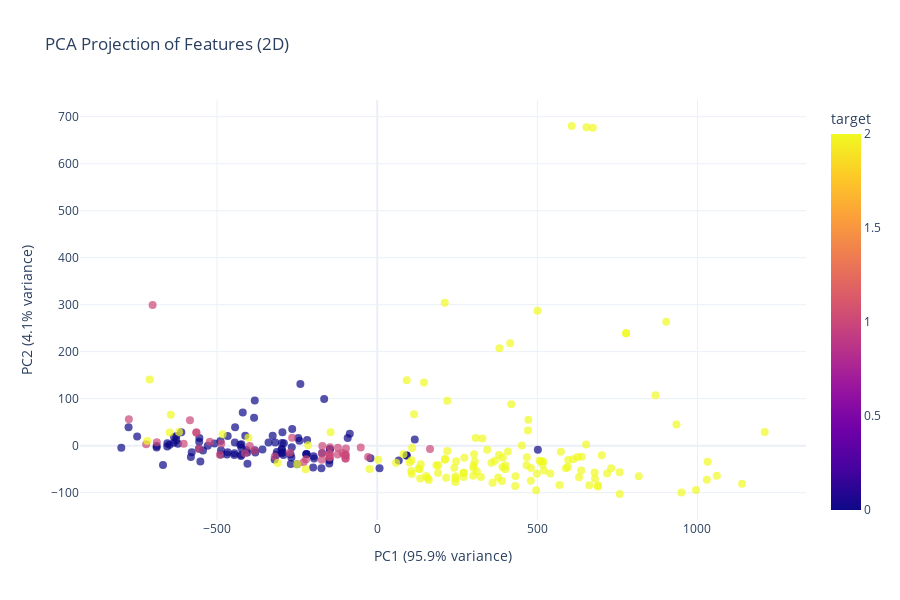

Notebook source saved alongside this figure:
### Markdown cell above
## 10. PCA Visualization

### Code cell
# PCA for visualization
pca = PCA(n_components=2)
principal_components = pca.fit_transform(X_preprocessed)
pca_df = pd.DataFrame(
    data=principal_components,
    columns=["PC1", "PC2"],
    index=df.index
)
pca_df["target"] = y.values

# Interactive PCA plot with Plotly
fig = px.scatter(
    pca_df, x="PC1", y="PC2", color="target",
    title="PCA Projection of Features (2D)",
    labels={"PC1": f"PC1 ({pca.explained_variance_ratio_[0]:.1%} variance)",
            "PC2": f"PC2 ({pca.explained_variance_ratio_[1]:.1%} variance)"},
    template="plotly_white",
    color_discrete_sequence=px.colors.qualitative.Set2
)
fig.update_traces(marker=dict(size=8, opacity=0.7))
fig.update_layout(height=600, font=dict(size=12))
fig.show()

print(f"\nTotal variance explained by 2 components: {pca.explained_variance_ratio_.sum():.1%}")

### Figure 1 — Plotly figure (JSON) as saved in the notebook; plotly's stock layout.template omitted (floating-point values rounded to 4 significant figures; data arrays with more than 128 entries replaced by an {"elided": "..."} marker saying what was removed)
{"data": [{"hovertemplate": "PC1 (95.9% variance)=%{x}<br>PC2 (4.1% variance)=%{y}<br>target=%{marker.color}<extra></extra>", "legendgroup": "", "marker": {"color": {"elided": "264 int values"}, "coloraxis": "coloraxis", "opacity": 0.7, "size": 8, "symbol": "circle"}, "mode": "markers", "name": "", "orientation": "v", "showlegend": false, "type": "scatter", "x": {"elided": "264 float values"}, "xaxis": "x", "y": {"elided": "264 float values"}, "yaxis": "y"}], "layout": {"coloraxis": {"colorbar": {"title": {"text": "target"}}, "colorscale": [[0, "#0d0887"], [0.1111, "#46039f"], [0.2222, "#7201a8"], [0.3333, "#9c179e"], [0.4444, "#bd3786"], [0.5556, "#d8576b"], [0.6667, "#ed7953"], [0.7778, "#fb9f3a"], [0.8889, "#fdca26"], [1, "#f0f921"]]}, "font": {"size": 12}, "height": 600, "legend": {"tracegroupgap": 0}, "title": {"text": "PCA Projection of Features (2D)"}, "xaxis": {"anchor": "y", "domain": [0, 1], "title": {"text": "PC1 (95.9% variance)"}}, "yaxis": {"anchor": "x", "domain": [0, 1], "title": {"text": "PC2 (4.1% variance)"}}}}
